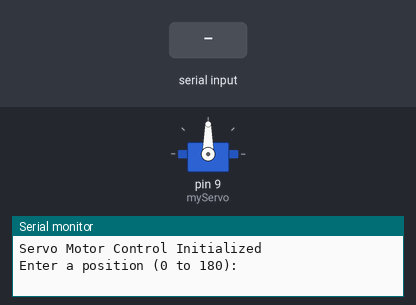
The sketch below on a simulated Arduino Uno, built with avr-gcc and run on an emulated ATmega328P. On the bench: servo, the last lines printed to the serial monitor. The inputs (shaded band) are chosen by the test bench.

Above: at 1.2 s.
1.3 s: "30,150\n" received over Serial
At 1.8 s:
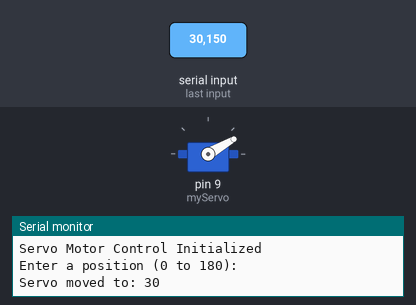
2.8 s: "5\n" received over Serial
At 3.9 s:
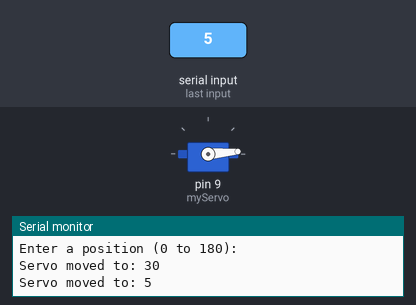
4.3 s: "90,45\n" received over Serial
At 5.2 s:
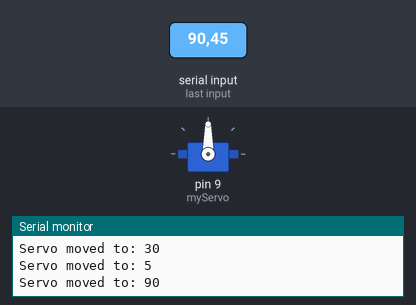
Timing chart, 0 to 7.3 s (numbered marks = the images above; inputs shaded):
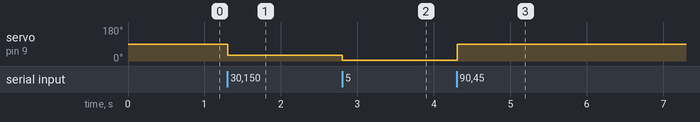

Measured:
- after the input at 1.3 s, servo on pin 9 (myServo): 90° → 30° at once
- after the input at 2.8 s, servo on pin 9 (myServo): 30° → 5° at once
- after the input at 4.3 s, servo on pin 9 (myServo): 5° → 90° at once

The sketch:

Servo_Angle_Control.ino
```cpp
#include <Servo.h> // Include the Servo library

Servo myServo; // Create a Servo object

void setup() {
  myServo.attach(9); // Attach the servo to pin 9
  Serial.begin(9600); // Start serial communication
  Serial.println("Servo Motor Control Initialized");
  Serial.println("Enter a position (0 to 180):");
}

void loop() {
  if (Serial.available()) { // Check if data is available from Serial Monitor
    String input = Serial.readStringUntil('\n'); // Read the input as a string
    int angle = input.toInt(); // Convert the input to an integer0

    // Validate the input angle
    if (angle >= 0 && angle <= 180) {
      myServo.write(angle); // Set the servo position
      Serial.print("Servo moved to: ");
      Serial.println(angle);
    } else {
      Serial.println("Invalid input. Please enter a value between 0 and 180.");
    }
  }
}
```
